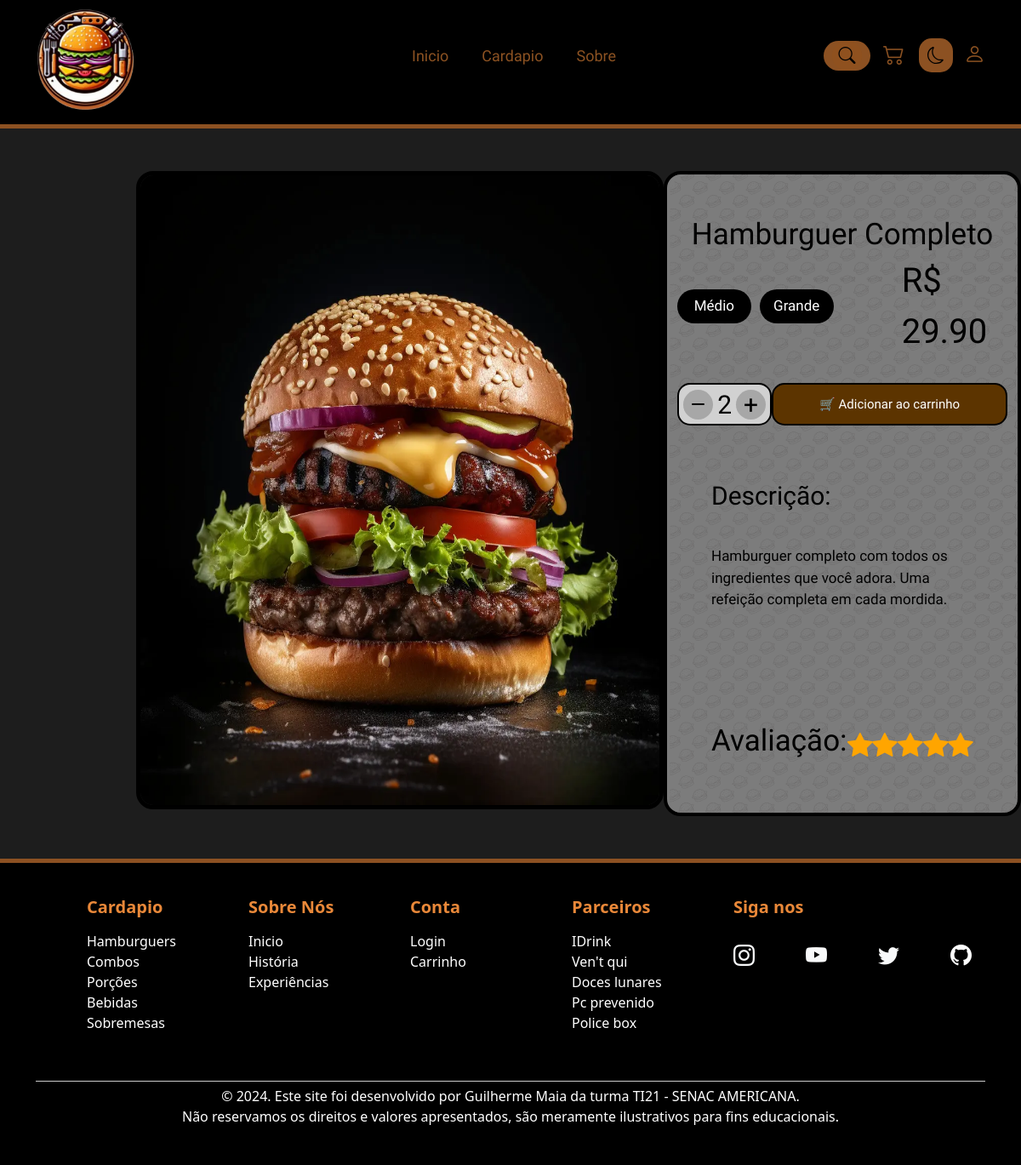
The app's page /click-produto.php?id=2 with its own data.
### tables this page shows
CREATE TABLE tb_produtos (
    id INT AUTO_INCREMENT PRIMARY KEY,
    titulo VARCHAR(150),
    preco DECIMAL(4, 2),
    imagem VARCHAR(200),
    categoria INT,
    descricao VARCHAR(255)
);

### click-produto.php (the view, shortened to what this page needs)
<?php include './includes/header.php' ?>
<?php
class Produto
{
    public function Listar1Produto($id)
    {
        $conn = new PDO("mysql:host=62.72.62.1;dbname=u687609827_gui", "u687609827_gui", "Ou]Q||Jr^7H");
        $query = "SELECT * FROM tb_produtos WHERE id = {$id}";
        $resultado = $conn->query($query)->fetch();
        return $resultado;
    }
}
$produto = new Produto();
if (isset($_GET['id']) && !empty($_GET['id'])) {
    $id = $_GET['id'];
    $dados = $produto->Listar1Produto($id);
} ?>
<section class="body-produto">
    <figcaption><img class="fotinha" alt="foto do produto" src="./assets/img/produtos/<?= $dados['imagem'] ?>"></figcaption>
    <div class="container" id="grid-principal">
        <section class="grid-1">
            <h1 class="titulo-produto"><?= $dados['titulo'] ?></h1>
        </section>
        <section class="grid-2">
            <div id="tamanho">Médio</div>
            <div id="tamanho">Grande</div>
            <p class="preco-produto">R$ <?= $dados['preco'] ?></p>
        </section>
        <section class="grid-3">
            <div id="adicionar">
                <div class="menos">
                    <svg xmlns="http://www.w3.org/2000/svg" width="40" height="30" fill="currentColor" class="bi bi-dash" viewBox="0 0 16 16">
                        <path d="M4 8a.5.5 0 0 1 .5-.5h7a.5.5 0 0 1 0 1h-7A.5.5 0 0 1 4 8" />
                    </svg>
                </div>
                <div class="numero">2</div>
                <div class="mais">+</div>
            </div>
            <div class="addcart">🛒 Adicionar ao carrinho</div>
        </section>
        <div class="grid-4">
            <h2 class="titulo-desc">Descrição:</h2>
            <section class="texto-desc">
                <p><?= $dados['descricao'] ?></p>
            </section>
        </div>
        <div class="grid-5">
            <h3 class="avaliacao-title">Avaliação:</h3>
        </div>
    </div>
</section>
<?php include './includes/footer.php' ?>

### assets/css/menu.css (style rules this page uses)
* { margin: 0; }
h2 { margin-bottom: 0; }
body { transition: 0.5s; background-color: #1d1d1d; }

### assets/css/click-produto.css (style rules this page uses)
.body-produto { color: white; display: flex; margin-top: 50px; margin-bottom: 50px; margin-left: 20vh; }
#grid-principal { border: 4px solid rgb(0, 0, 0); background-image: url(../img/hambsproduto.png); background-color: #7c7c7c; width: 600px; display: grid; grid-template-columns: 1fr 1fr 1fr 1fr 1fr; grid-template-rows: 100px 110px 120px 260px 160px; border-radius: 20px; }
.grid-1 { font-family: 'Croissant One'; color: #000000; display: flex; justify-content: center; align-items: end; grid-column: 1/6; }
.grid-2 { display: flex; align-items: center; justify-content: center; gap: 10px; font-size: 15px; grid-column: 1/6; }
.grid-3 { display: flex; align-items: center; justify-content: space-evenly; font-size: 35px; grid-column: 1/6; grid-row: 3; }
.grid-4 { padding: 30px 40px 0 40px; grid-column: 1/6; grid-row: 4; }
.grid-5 { padding: 0 40px 0 40px; display: flex; align-items: center; justify-content: space-around; grid-column: 1/6; grid-row: 5; }
.fotinha { background-position: center; background-size: cover; border: 5px solid black; border-radius: 5px; width: 620px; height: 750px; border-radius: 20px; }
.titulo-produto { font-size: 35px; }
#tamanho { font-family: 'Croissant One'; display: flex; align-items: center; justify-content: center; background-color: #000000; height: 40px; width: 110px; border-radius: 40px; font-size: 17px; }
.preco-produto { font-family: 'Croissant One'; font-size: 40px; margin-bottom: 0; margin-left: 70px; color: #000000; }
#adicionar { font-family: 'Croissant One'; display: flex; align-items: center; justify-content: space-evenly; background-color: #d1d1d1; border: 2px solid black; height: 50px; width: 140px; border-radius: 15px; font-size: 17px; }
.menos { background-color: #66666666; height: 35px; width: 35px; border-radius: 50%; display: flex; align-items: center; justify-content: center; color: black; cursor: pointer; }
.numero { font-size: 30px; color: #000000; }
.mais { background-color: #66666666; height: 35px; width: 35px; border-radius: 50%; display: flex; font-size: 30px; align-items: center; justify-content: center; color: black; cursor: pointer; }
.addcart { font-family: 'Croissant One'; display: flex; align-items: center; justify-content: space-evenly; background-color: #5c3400; border: 2px solid black; height: 50px; width: 350px; border-radius: 15px; font-size: 15px; cursor: pointer; }
.titulo-desc { font-family: 'Croissant One'; color: #000000; display: flex; justify-content: start; font-size: 30px; }
.texto-desc { font-family: 'Croissant One'; padding-top: 40px; color: #000; font-size: 17px !important; }
.avaliacao-title { font-family: 'Croissant One'; font-size: 35px; color: #000; }

### records on screen
tb_produtos: imagem (picture), titulo "Hamburguer Completo", preco "29.90", descricao "Hamburguer completo com todos os ingredientes que você adora. Uma refeição completa em cada mordida."
